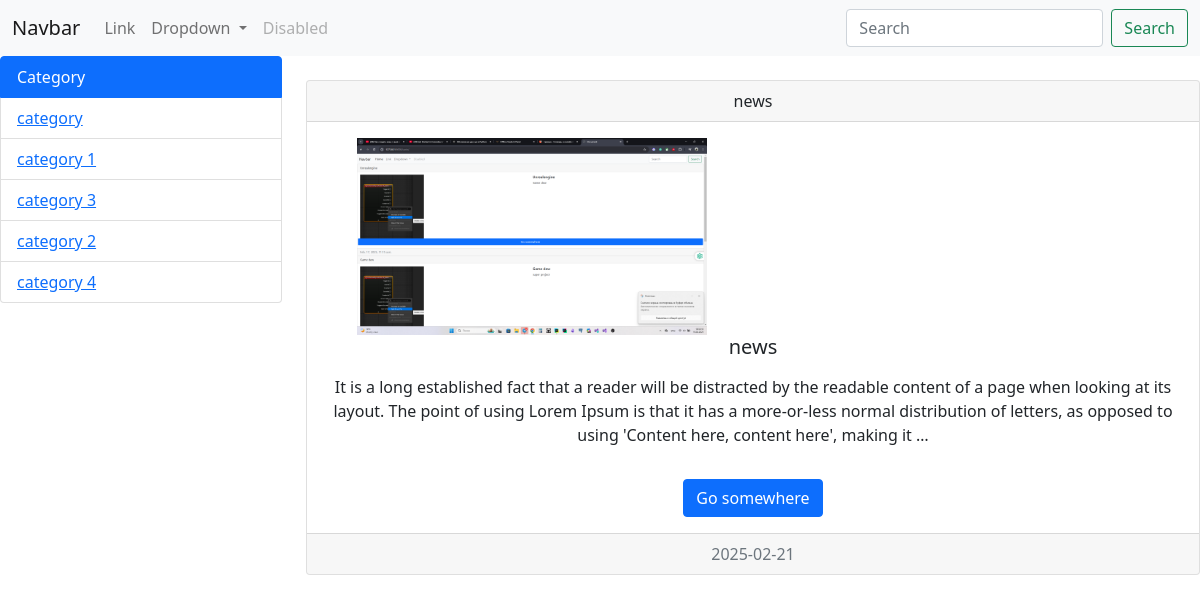
Before: /category/2/ with the older database file.
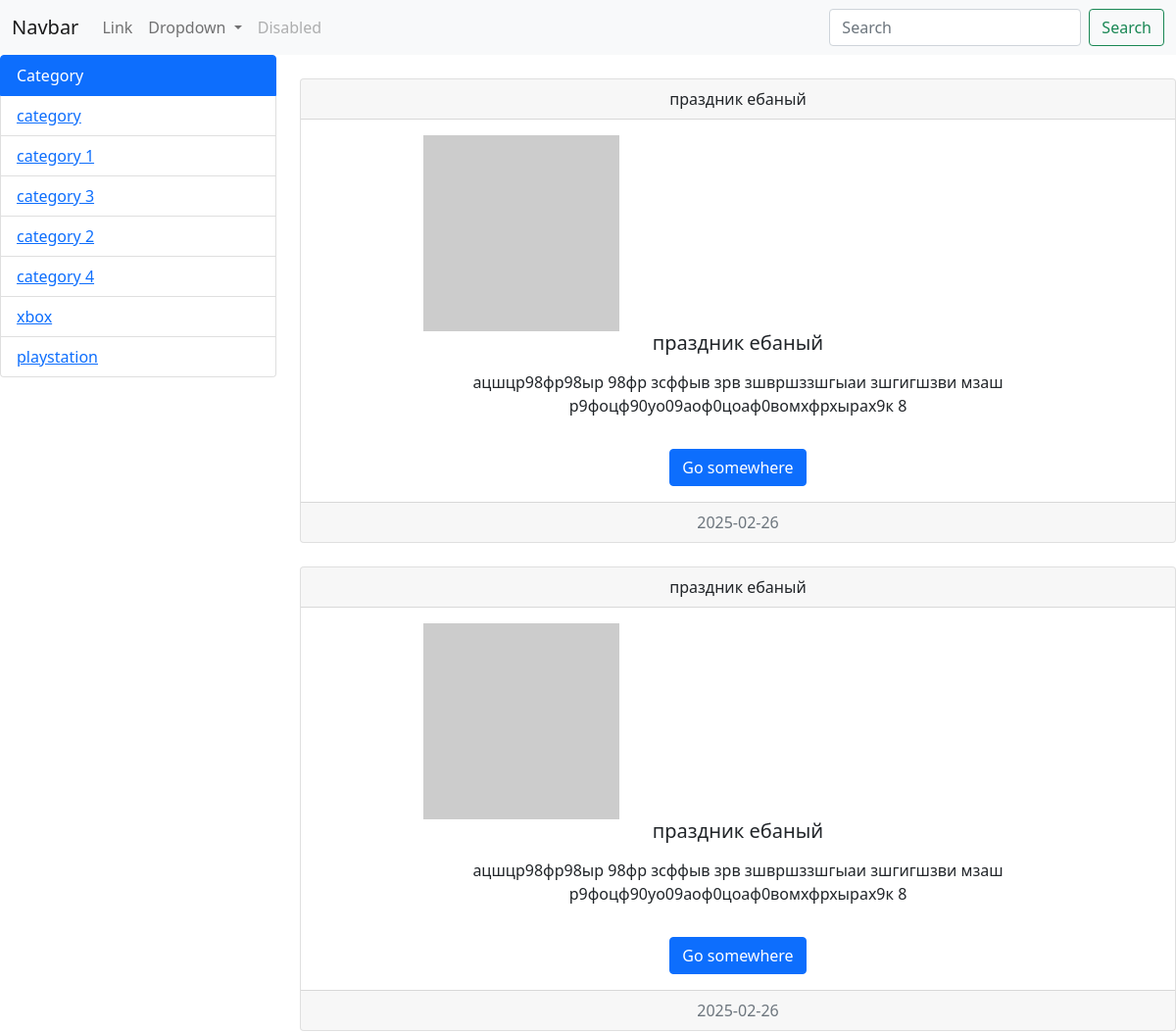
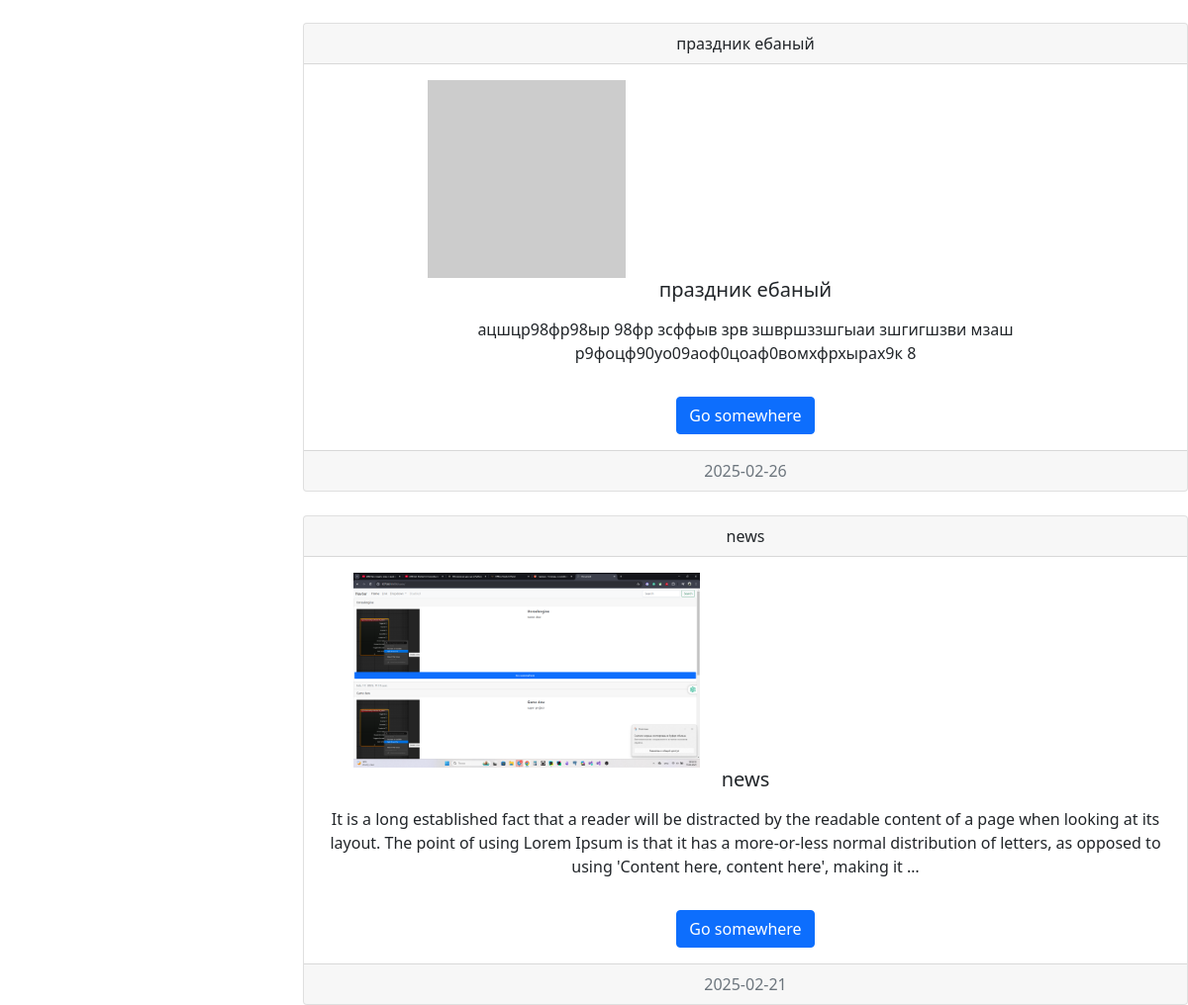
After: the same page with the newer database file (2 pictures, top to bottom).
### configapp/models.py (models this page shows, shortened)
class Categories(models.Model):
    title = models.CharField(max_length=50)

class News(models.Model):
    title = models.CharField(max_length=50, verbose_name='news')
    context = models.TextField(blank=True)
    created_ed = models.DateTimeField(auto_now_add=True)
    updated_ed = models.DateTimeField(auto_now=True)
    category = models.ForeignKey(Categories, on_delete=models.CASCADE,related_name='getn')
    photo = models.ImageField(upload_to='photos/%Y/%m/%d/')
    is_bool = models.BooleanField(default=True)
    viesws = models.IntegerField(default=0)
    class Meta:
        verbose_name = "NEW"
        verbose_name_plural = "NEWS"
        ordering = ['-created_ed']

### configapp/views.py (the view)
# urls.py: path('category/<int:category_id>/', category_news, name='category_news'),  # Переименовали функцию
def category_news(request, category_id):
    news = News.objects.filter(category_id=category_id)
    categories = Categories.objects.all()
    context = {
        "news": news,
        "categories": categories
    }
    return render(request, 'categories.html', context=context)

### configapp/templates/categories.html (shortened to what this page needs)
<!DOCTYPE html>
<html lang="en">
<head>
    <link href="https://cdn.jsdelivr.net/npm/bootstrap@5.0.2/dist/css/bootstrap.min.css" rel="stylesheet"
>
</head>
<body>
<nav class="navbar navbar-expand-lg navbar-light bg-light">
  <div class="container-fluid">
    <a class="navbar-brand" href="#">Navbar</a>
    <div class="collapse navbar-collapse" id="navbarSupportedContent">
      <ul class="navbar-nav me-auto mb-2 mb-lg-0">
        <li class="nav-item">
          <a class="nav-link" href="{%url 'home'%}">Link</a>
        </li>
        <li class="nav-item dropdown">
          <a class="nav-link dropdown-toggle" href="#" id="navbarDropdown" role="button" data-bs-toggle="dropdown"
             aria-expanded="false">
            Dropdown
          </a>
        </li>
        <li class="nav-item">
          <a class="nav-link disabled" href="#" tabindex="-1" aria-disabled="true">Disabled</a>
        </li>
      </ul>
      <form class="d-flex">
        <input class="form-control me-2" type="search" placeholder="Search" aria-label="Search">
        <button class="btn btn-outline-success" type="submit">Search</button>
      </form>
    </div>
  </div>
</nav>
<div class="row">
  <div class="col-3">
    <ul class="list-group">
        <li class="list-group-item active" aria-current="true">Category</li>
        {% for item in categories %}
        <li class="list-group-item">
    <a href="{% url 'category_news' item.id %}">{{ item.title }}</a>
       </li>
      {% endfor %}
    </ul>
  </div>
  <div class="col-9">
    {% for item in news %}
    <div class="card text-center mt-4">
      <div class="card-header">
        {{ item.title }}
      </div>
      <div class="card-body">
        <div class="row">
          <div class="col-6">
            {% if item.photo %}
              <img src="{{ item.photo.url }}" alt="" width="350">
            {% else %}
              <img src="https://picsum.photos/200" alt="">
            {% endif %}
          </div>
        </div>
        <h5 class="card-title">{{item.title}}</h5>
        <p class="card-text">{{item.context |safe|linebreaks|truncatewords:50}}</p>
        <a href="{%url 'new_about' item.pk%" class="btn btn-primary mt-3">Go somewhere</a>
      </div>
      <div class="card-footer text-muted">
        {{ item.created_ed|date:"Y-m-d" }}
      </div>
    </div>
  </div>
</div>
</body>
</html>

Changed rows visible on the page:
added Categories: title "xbox"
added Categories: title "playstation"
added News: title "праздник ебаный", context "ацшцр98фр98ыр 98фр зсффыв зрв зшвршззшгыаи зшгигшзви мзаш р9фоцф90уо09аоф0цоаф0вомхфрхырах9к 8", created_ed "2025-02-26"
added News: title "праздник ебаный", context "ацшцр98фр98ыр 98фр зсффыв зрв зшвршззшгыаи зшгигшзви мзаш р9фоцф90уо09аоф0цоаф0вомхфрхырах9к 8", created_ed "2025-02-26"
added News: title "праздник ебаный", context "ацшцр98фр98ыр 98фр зсффыв зрв зшвршззшгыаи зшгигшзви мзаш р9фоцф90уо09аоф0цоаф0вомхфрхырах9к 8", created_ed "2025-02-26"
